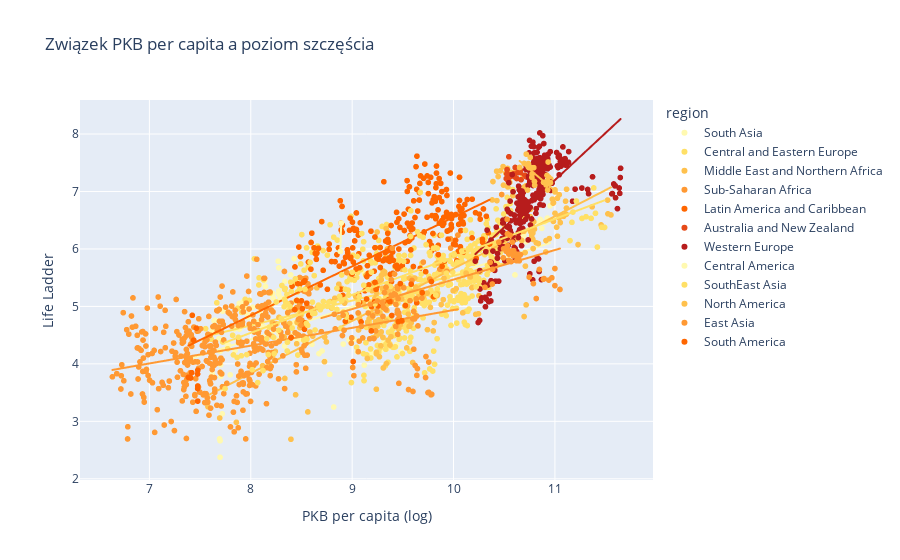

This figure's notebook cell:
### Markdown cell above
---

### Code cell
# scatter PKB a poziom szczescia
colors = [
    "#fff9b0",  
    "#ffe066",
    "#ffc14d",
    "#ff9933",
    "#ff6600",
    "#e64a19",
    "#b71c1c"
]

fig_gdp = px.scatter(
    df,
    x="gdp_per_capita",
    y="life_ladder",
    color="region",
    color_discrete_sequence=colors,
    hover_name="country",
    trendline="ols",
    title="Związek PKB per capita a poziom szczęścia",
    labels={"gdp_per_capita": "PKB per capita (log)", "life_ladder": "Life Ladder"}
)
fig_gdp.show()

### Figure 1 — Plotly figure (JSON) as saved in the notebook; plotly's stock layout.template omitted (floating-point values rounded to 4 significant figures; data arrays with more than 128 entries replaced by an {"elided": "..."} marker saying what was removed)
{"data": [{"hovertemplate": "<b>%{hovertext}</b><br><br>region=South Asia<br>PKB per capita (log)=%{x}<br>Life Ladder=%{y}<extra></extra>", "hovertext": ["Afghanistan", "Afghanistan", "Afghanistan", "Afghanistan", "Afghanistan", "Afghanistan", "Afghanistan", "Afghanistan", "Afghanistan", "Afghanistan", "Afghanistan", "Afghanistan", "Bangladesh", "Bangladesh", "Bangladesh", "Bangladesh", "Bangladesh", "Bangladesh", "Bangladesh", "Bangladesh", "Bangladesh", "Bangladesh", "Bangladesh", "Bangladesh", "Bangladesh", "Bangladesh", "Bangladesh", "Bhutan", "Bhutan", "Bhutan", "India", "India", "India", "India", "India", "India", "India", "India", "India", "India", "India", "India", "India", "India", "India", "Nepal", "Nepal", "Nepal", "Nepal", "Nepal", "Nepal", "Nepal", "Nepal", "Nepal", "Nepal", "Nepal", "Nepal", "Nepal", "Nepal", "Pakistan", "Pakistan", "Pakistan", "Pakistan", "Pakistan", "Pakistan", "Pakistan", "Pakistan", "Pakistan", "Pakistan", "Pakistan", "Pakistan", "Pakistan", "Pakistan", "Sri Lanka", "Sri Lanka", "Sri Lanka", "Sri Lanka", "Sri Lanka", "Sri Lanka", "Sri Lanka", "Sri Lanka", "Sri Lanka", "Sri Lanka", "Sri Lanka", "Sri Lanka", "Sri Lanka", "Taiwan Province of China", "Taiwan Province of China", "Taiwan Province of China", "Taiwan Province of China", "Taiwan Province of China", "Taiwan Province of China", "Taiwan Province of China", "Taiwan Province of China", "Taiwan Province of China", "Taiwan Province of China", "Taiwan Province of China", "Taiwan Province of China", "Taiwan Province of China"], "legendgroup": "South Asia", "marker": {"color": "#fff9b0", "symbol": "circle"}, "mode": "markers", "name": "South Asia", "showlegend": true, "type": "scattergl", "x": [7.37, 7.54, 7.647, 7.62, 7.705, 7.725, 7.718, 7.702, 7.697, 7.697, 7.692, 7.697, 7.783, 7.839, 7.886, 7.924, 7.967, 8.018, 8.07, 8.116, 8.164, 8.216, 8.274, 8.334, 8.399, 8.467, 8.472, 9.123, 9.167, 9.219, 8.145, 8.204, 8.22, 8.281, 8.349, 8.387, 8.428, 8.478, 8.538, 8.604, 8.673, 8.73, 8.779, 8.818, 8.703, 7.616, 7.638, 7.686, 7.723, 7.765, 7.797, 7.846, 7.889, 7.948, 7.976, 7.973, 8.039, 8.087, 8.136, 8.218, 8.277, 8.271, 8.277, 8.27, 8.276, 8.289, 8.311, 8.336, 8.361, 8.394, 8.428, 8.464, 8.453, 8.912, 8.97, 9.021, 9.049, 9.119, 9.193, 9.279, 9.305, 9.344, 9.383, 9.44, 9.462, 9.479, 10.61, 10.61, 10.69, 10.71, 10.72, 10.75, 10.8, 10.84, 10.86, 10.87, 10.9, 10.93, 10.95], "xaxis": "x", "y": [3.724, 4.402, 4.758, 3.832, 3.783, 3.572, 3.131, 3.983, 4.22, 2.662, 2.694, 2.375, 4.319, 4.607, 5.052, 5.083, 4.858, 4.986, 4.724, 4.66, 4.636, 4.633, 4.556, 4.31, 4.499, 5.114, 5.28, 5.569, 4.939, 5.082, 5.348, 5.027, 5.146, 4.522, 4.989, 4.635, 4.72, 4.428, 4.424, 4.342, 4.179, 4.046, 3.818, 3.249, 4.225, 4.567, 4.748, 4.441, 4.917, 4.35, 3.809, 4.233, 4.605, 4.975, 4.812, 5.1, 4.737, 4.91, 5.449, 5.225, 5.671, 4.414, 5.208, 5.786, 5.267, 5.132, 5.138, 5.436, 4.823, 5.549, 5.831, 5.472, 4.443, 4.345, 4.415, 4.431, 4.212, 3.977, 4.181, 4.225, 4.365, 4.268, 4.612, 4.331, 4.435, 4.213, 6.189, 5.548, 6.229, 6.309, 6.126, 6.34, 6.363, 6.45, 6.513, 6.359, 6.467, 6.537, 6.751], "yaxis": "y"}, {"hovertemplate": "<b>OLS trendline</b><br>life_ladder = 0.56782 * gdp_per_capita + -0.115103<br>R<sup>2</sup>=0.411837<br><br>region=South Asia<br>PKB per capita (log)=%{x}<br>Life Ladder=%{y} <b>(trend)</b><extra></extra>", "legendgroup": "South Asia", "marker": {"color": "#fff9b0", "symbol": "circle"}, "mode": "lines", "name": "South Asia", "showlegend": false, "type": "scattergl", "x": [7.37, 7.54, 7.616, 7.62, 7.638, 7.647, 7.686, 7.692, 7.697, 7.697, 7.697, 7.702, 7.705, 7.718, 7.723, 7.725, 7.765, 7.783, 7.797, 7.839, 7.846, 7.886, 7.889, 7.924, 7.948, 7.967, 7.973, 7.976, 8.018, 8.039, 8.07, 8.087, 8.116, 8.136, 8.145, 8.164, 8.204, 8.216, 8.218, 8.22, 8.27, 8.271, 8.274, 8.276, 8.277, 8.277, 8.281, 8.289, 8.311, 8.334, 8.336, 8.349, 8.361, 8.387, 8.394, 8.399, 8.428, 8.428, 8.453, 8.464, 8.467, 8.472, 8.478, 8.538, 8.604, 8.673, 8.703, 8.73, 8.779, 8.818, 8.912, 8.97, 9.021, 9.049, 9.119, 9.123, 9.167, 9.193, 9.219, 9.279, 9.305, 9.344, 9.383, 9.44, 9.462, 9.479, 10.61, 10.61, 10.69, 10.71, 10.72, 10.75, 10.8, 10.84, 10.86, 10.87, 10.9, 10.93, 10.95], "xaxis": "x", "y": [4.07, 4.166, 4.209, 4.212, 4.222, 4.227, 4.249, 4.253, 4.255, 4.255, 4.255, 4.258, 4.26, 4.267, 4.27, 4.271, 4.294, 4.304, 4.312, 4.336, 4.34, 4.363, 4.364, 4.384, 4.398, 4.409, 4.412, 4.414, 4.438, 4.45, 4.467, 4.477, 4.493, 4.505, 4.51, 4.521, 4.543, 4.55, 4.551, 4.552, 4.581, 4.581, 4.583, 4.584, 4.585, 4.585, 4.587, 4.592, 4.604, 4.617, 4.618, 4.626, 4.632, 4.647, 4.651, 4.654, 4.67, 4.67, 4.685, 4.691, 4.693, 4.695, 4.699, 4.733, 4.77, 4.81, 4.827, 4.842, 4.87, 4.892, 4.945, 4.978, 5.007, 5.023, 5.063, 5.065, 5.09, 5.105, 5.12, 5.154, 5.168, 5.191, 5.213, 5.245, 5.258, 5.267, 5.907, 5.911, 5.955, 5.963, 5.97, 5.989, 6.016, 6.041, 6.049, 6.058, 6.074, 6.089, 6.104], "yaxis": "y"}, {"hovertemplate": "<b>%{hovertext}</b><br><br>region=Central and Eastern Europe<br>PKB per capita (log)=%{x}<br>Life Ladder=%{y}<extra></extra>", "hovertext": {"elided": "395 str values"}, "legendgroup": "Central and Eastern Europe", "marker": {"color": "#ffe066", "symbol": "circle"}, "mode": "markers", "name": "Central and Eastern Europe", "showlegend": true, "type": "scattergl", "x": {"elided": "395 float values"}, "xaxis": "x", "y": {"elided": "395 float values"}, "yaxis": "y"}, {"hovertemplate": "<b>OLS trendline</b><br>life_ladder = 0.431805 * gdp_per_capita + 1.21511<br>R<sup>2</sup>=0.188225<br><br>region=Central and Eastern Europe<br>PKB per capita (log)=%{x}<br>Life Ladder=%{y} <b>(trend)</b><extra></extra>", "legendgroup": "Central and Eastern Europe", "marker": {"color": "#ffe066", "symbol": "circle"}, "mode": "lines", "name": "Central and Eastern Europe", "showlegend": false, "type": "scattergl", "x": {"elided": "395 float values"}, "xaxis": "x", "y": {"elided": "395 float values"}, "yaxis": "y"}, {"hovertemplate": "<b>%{hovertext}</b><br><br>region=Middle East and Northern Africa<br>PKB per capita (log)=%{x}<br>Life Ladder=%{y}<extra></extra>", "hovertext": {"elided": "224 str values"}, "legendgroup": "Middle East and Northern Africa", "marker": {"color": "#ffc14d", "symbol": "circle"}, "mode": "markers", "name": "Middle East and Northern Africa", "showlegend": true, "type": "scattergl", "x": {"elided": "224 float values"}, "xaxis": "x", "y": {"elided": "224 float values"}, "yaxis": "y"}, {"hovertemplate": "<b>OLS trendline</b><br>life_ladder = 0.910869 * gdp_per_capita + -3.45053<br>R<sup>2</sup>=0.673178<br><br>region=Middle East and Northern Africa<br>PKB per capita (log)=%{x}<br>Life Ladder=%{y} <b>(trend)</b><extra></extra>", "legendgroup": "Middle East and Northern Africa", "marker": {"color": "#ffc14d", "symbol": "circle"}, "mode": "lines", "name": "Middle East and Northern Africa", "showlegend": false, "type": "scattergl", "x": {"elided": "224 float values"}, "xaxis": "x", "y": {"elided": "224 float values"}, "yaxis": "y"}, {"hovertemplate": "<b>%{hovertext}</b><br><br>region=Sub-Saharan Africa<br>PKB per capita (log)=%{x}<br>Life Ladder=%{y}<extra></extra>", "hovertext": {"elided": "427 str values"}, "legendgroup": "Sub-Saharan Africa", "marker": {"color": "#ff9933", "symbol": "circle"}, "mode": "markers", "name": "Sub-Saharan Africa", "showlegend": true, "type": "scattergl", "x": {"elided": "427 float values"}, "xaxis": "x", "y": {"elided": "427 float values"}, "yaxis": "y"}, {"hovertemplate": "<b>OLS trendline</b><br>life_ladder = 0.309833 * gdp_per_capita + 1.83843<br>R<sup>2</sup>=0.137624<br><br>region=Sub-Saharan Africa<br>PKB per capita (log)=%{x}<br>Life Ladder=%{y} <b>(trend)</b><extra></extra>", "legendgroup": "Sub-Saharan Africa", "marker": {"color": "#ff9933", "symbol": "circle"}, "mode": "lines", "name": "Sub-Saharan Africa", "showlegend": false, "type": "scattergl", "x": {"elided": "427 float values"}, "xaxis": "x", "y": {"elided": "427 float values"}, "yaxis": "y"}, {"hovertemplate": "<b>%{hovertext}</b><br><br>region=Latin America and Caribbean<br>PKB per capita (log)=%{x}<br>Life Ladder=%{y}<extra></extra>", "hovertext": {"elided": "286 str values"}, "legendgroup": "Latin America and Caribbean", "marker": {"color": "#ff6600", "symbol": "circle"}, "mode": "markers", "name": "Latin America and Caribbean", "showlegend": true, "type": "scattergl", "x": {"elided": "286 float values"}, "xaxis": "x", "y": {"elided": "286 float values"}, "yaxis": "y"}, {"hovertemplate": "<b>OLS trendline</b><br>life_ladder = 0.854814 * gdp_per_capita + -1.99614<br>R<sup>2</sup>=0.467694<br><br>region=Latin America and Caribbean<br>PKB per capita (log)=%{x}<br>Life Ladder=%{y} <b>(trend)</b><extra></extra>", "legendgroup": "Latin America and Caribbean", "marker": {"color": "#ff6600", "symbol": "circle"}, "mode": "lines", "name": "Latin America and Caribbean", "showlegend": false, "type": "scattergl", "x": {"elided": "286 float values"}, "xaxis": "x", "y": {"elided": "286 float values"}, "yaxis": "y"}, {"hovertemplate": "<b>%{hovertext}</b><br><br>region=Australia and New Zealand<br>PKB per capita (log)=%{x}<br>Life Ladder=%{y}<extra></extra>", "hovertext": ["Australia", "Australia", "Australia", "Australia", "Australia", "Australia", "Australia", "Australia", "Australia", "Australia", "Australia", "Australia", "Australia", "Australia", "New Zealand", "New Zealand", "New Zealand", "New Zealand", "New Zealand", "New Zealand", "New Zealand", "New Zealand", "New Zealand", "New Zealand", "New Zealand", "New Zealand", "New Zealand", "New Zealand"], "legendgroup": "Australia and New Zealand", "marker": {"color": "#e64a19", "symbol": "circle"}, "mode": "markers", "name": "Australia and New Zealand", "showlegend": true, "type": "scattergl", "x": [10.66, 10.7, 10.72, 10.72, 10.73, 10.75, 10.76, 10.77, 10.78, 10.79, 10.8, 10.81, 10.81, 10.76, 10.53, 10.55, 10.53, 10.52, 10.54, 10.55, 10.57, 10.59, 10.61, 10.62, 10.63, 10.66, 10.67, 10.6], "xaxis": "x", "y": [7.341, 7.285, 7.254, 7.45, 7.406, 7.196, 7.364, 7.289, 7.309, 7.25, 7.257, 7.177, 7.234, 7.137, 7.305, 7.604, 7.381, 7.224, 7.191, 7.25, 7.28, 7.306, 7.418, 7.226, 7.327, 7.37, 7.205, 7.257], "yaxis": "y"}, {"hovertemplate": "<b>OLS trendline</b><br>life_ladder = -0.238417 * gdp_per_capita + 9.83991<br>R<sup>2</sup>=0.058709<br><br>region=Australia and New Zealand<br>PKB per capita (log)=%{x}<br>Life Ladder=%{y} <b>(trend)</b><extra></extra>", "legendgroup": "Australia and New Zealand", "marker": {"color": "#e64a19", "symbol": "circle"}, "mode": "lines", "name": "Australia and New Zealand", "showlegend": false, "type": "scattergl", "x": [10.52, 10.53, 10.53, 10.54, 10.55, 10.55, 10.57, 10.59, 10.6, 10.61, 10.62, 10.63, 10.66, 10.66, 10.67, 10.7, 10.72, 10.72, 10.73, 10.75, 10.76, 10.76, 10.77, 10.78, 10.79, 10.8, 10.81, 10.81], "xaxis": "x", "y": [7.332, 7.33, 7.33, 7.328, 7.326, 7.324, 7.32, 7.315, 7.313, 7.311, 7.307, 7.305, 7.299, 7.298, 7.297, 7.288, 7.284, 7.284, 7.281, 7.276, 7.275, 7.274, 7.272, 7.27, 7.267, 7.265, 7.262, 7.261], "yaxis": "y"}, {"hovertemplate": "<b>%{hovertext}</b><br><br>region=Western Europe<br>PKB per capita (log)=%{x}<br>Life Ladder=%{y}<extra></extra>", "hovertext": {"elided": "271 str values"}, "legendgroup": "Western Europe", "marker": {"color": "#b71c1c", "symbol": "circle"}, "mode": "markers", "name": "Western Europe", "showlegend": true, "type": "scattergl", "x": {"elided": "271 float values"}, "xaxis": "x", "y": {"elided": "271 float values"}, "yaxis": "y"}, {"hovertemplate": "<b>OLS trendline</b><br>life_ladder = 1.64144 * gdp_per_capita + -10.858<br>R<sup>2</sup>=0.401125<br><br>region=Western Europe<br>PKB per capita (log)=%{x}<br>Life Ladder=%{y} <b>(trend)</b><extra></extra>", "legendgroup": "Western Europe", "marker": {"color": "#b71c1c", "symbol": "circle"}, "mode": "lines", "name": "Western Europe", "showlegend": false, "type": "scattergl", "x": {"elided": "271 float values"}, "xaxis": "x", "y": {"elided": "271 float values"}, "yaxis": "y"}, {"hovertemplate": "<b>%{hovertext}</b><br><br>region=Central America<br>PKB per capita (log)=%{x}<br>Life Ladder=%{y}<extra></extra>", "hovertext": ["Belize", "Belize"], "legendgroup": "Central America", "marker": {"color": "#fff9b0", "symbol": "circle"}, "mode": "markers", "name": "Central America", "showlegend": true, "type": "scattergl", "x": [8.892, 8.883], "xaxis": "x", "y": [6.451, 5.956], "yaxis": "y"}, {"hovertemplate": "<b>OLS trendline</b><br>life_ladder = 55 * gdp_per_capita + -482.609<br>R<sup>2</sup>=1.000000<br><br>region=Central America<br>PKB per capita (log)=%{x}<br>Life Ladder=%{y} <b>(trend)</b><extra></extra>", "legendgroup": "Central America", "marker": {"color": "#fff9b0", "symbol": "circle"}, "mode": "lines", "name": "Central America", "showlegend": false, "type": "scattergl", "x": [8.883, 8.892], "xaxis": "x", "y": [5.956, 6.451], "yaxis": "y"}, {"hovertemplate": "<b>%{hovertext}</b><br><br>region=SouthEast Asia<br>PKB per capita (log)=%{x}<br>Life Ladder=%{y}<extra></extra>", "hovertext": ["Cambodia", "Cambodia", "Cambodia", "Cambodia", "Cambodia", "Cambodia", "Cambodia", "Cambodia", "Cambodia", "Cambodia", "Cambodia", "Cambodia", "Cambodia", "Cambodia", "Cambodia", "Indonesia", "Indonesia", "Indonesia", "Indonesia", "Indonesia", "Indonesia", "Indonesia", "Indonesia", "Indonesia", "Indonesia", "Indonesia", "Indonesia", "Indonesia", "Indonesia", "Laos", "Laos", "Laos", "Laos", "Laos", "Laos", "Laos", "Laos", "Laos", "Malaysia", "Malaysia", "Malaysia", "Malaysia", "Malaysia", "Malaysia", "Malaysia", "Malaysia", "Malaysia", "Malaysia", "Malaysia", "Malaysia", "Maldives", "Myanmar", "Myanmar", "Myanmar", "Myanmar", "Myanmar", "Myanmar", "Myanmar", "Myanmar", "Myanmar", "Philippines", "Philippines", "Philippines", "Philippines", "Philippines", "Philippines", "Philippines", "Philippines", "Philippines", "Philippines", "Philippines", "Philippines", "Philippines", "Philippines", "Philippines", "Singapore", "Singapore", "Singapore", "Singapore", "Singapore", "Singapore", "Singapore", "Singapore", "Singapore", "Singapore", "Singapore", "Singapore", "Singapore", "Thailand", "Thailand", "Thailand", "Thailand", "Thailand", "Thailand", "Thailand", "Thailand", "Thailand", "Thailand", "Thailand", "Thailand", "Thailand", "Thailand", "Thailand", "Vietnam", "Vietnam", "Vietnam", "Vietnam", "Vietnam", "Vietnam", "Vietnam", "Vietnam", "Vietnam", "Vietnam", "Vietnam", "Vietnam", "Vietnam", "Vietnam"], "legendgroup": "SouthEast Asia", "marker": {"color": "#ffe066", "symbol": "circle"}, "mode": "markers", "name": "SouthEast Asia", "showlegend": true, "type": "scattergl", "x": [7.746, 7.829, 7.879, 7.865, 7.907, 7.96, 8.014, 8.068, 8.121, 8.173, 8.225, 8.276, 8.333, 8.387, 8.362, 8.85, 8.898, 8.943, 8.975, 9.022, 9.069, 9.114, 9.155, 9.19, 9.225, 9.262, 9.3, 9.339, 9.377, 8.251, 8.307, 8.366, 8.548, 8.611, 8.89, 8.935, 8.965, 8.96, 9.839, 9.881, 9.909, 9.875, 9.93, 9.966, 10.01, 10.04, 10.08, 10.12, 10.22, 10.25, 9.826, 8.158, 8.23, 8.299, 8.359, 8.408, 8.464, 8.523, 8.545, 8.554, 8.562, 8.608, 8.634, 8.632, 8.686, 8.707, 8.756, 8.805, 8.85, 8.896, 8.95, 9.002, 9.05, 9.095, 9.061, 11.17, 11.21, 11.18, 11.15, 11.27, 11.31, 11.36, 11.38, 11.4, 11.42, 11.46, 11.49, 11.49, 9.461, 9.508, 9.52, 9.508, 9.576, 9.579, 9.645, 9.667, 9.672, 9.699, 9.729, 9.765, 9.803, 9.824, 9.769, 8.335, 8.394, 8.44, 8.483, 8.535, 8.585, 8.626, 8.668, 8.716, 8.77, 8.82, 8.876, 8.934, 8.992], "xaxis": "x", "y": [3.569, 4.156, 4.462, 4.111, 4.141, 4.161, 3.899, 3.674, 3.883, 4.162, 4.461, 4.586, 5.122, 4.998, 4.377, 4.947, 5.101, 4.815, 5.472, 5.457, 5.173, 5.368, 5.292, 5.597, 5.043, 5.136, 5.098, 5.34, 5.347, 5.076, 5.364, 5.044, 4.704, 4.876, 4.623, 4.859, 5.197, 5.284, 6.012, 6.239, 5.807, 5.385, 5.58, 5.786, 5.914, 5.77, 5.963, 6.322, 5.339, 5.428, 5.198, 4.439, 4.176, 4.786, 4.224, 4.623, 4.154, 4.411, 4.434, 4.431, 4.67, 5.074, 4.589, 4.88, 4.942, 4.994, 5.002, 4.977, 5.313, 5.547, 5.431, 5.594, 5.869, 6.268, 5.08, 6.463, 6.834, 6.642, 6.145, 6.531, 6.561, 6.533, 7.062, 6.62, 6.033, 6.378, 6.375, 6.378, 5.885, 5.784, 5.636, 5.476, 6.217, 6.664, 6.3, 6.231, 6.985, 6.202, 6.074, 5.939, 6.012, 6.022, 5.885, 5.294, 5.422, 5.48, 5.304, 5.296, 5.767, 5.535, 5.023, 5.085, 5.076, 5.062, 5.175, 5.296, 5.467], "yaxis": "y"}, {"hovertemplate": "<b>OLS trendline</b><br>life_ladder = 0.660952 * gdp_per_capita + -0.747859<br>R<sup>2</sup>=0.699291<br><br>region=SouthEast Asia<br>PKB per capita (log)=%{x}<br>Life Ladder=%{y} <b>(trend)</b><extra></extra>", "legendgroup": "SouthEast Asia", "marker": {"color": "#ffe066", "symbol": "circle"}, "mode": "lines", "name": "SouthEast Asia", "showlegend": false, "type": "scattergl", "x": [7.746, 7.829, 7.865, 7.879, 7.907, 7.96, 8.014, 8.068, 8.121, 8.158, 8.173, 8.225, 8.23, 8.251, 8.276, 8.299, 8.307, 8.333, 8.335, 8.359, 8.362, 8.366, 8.387, 8.394, 8.408, 8.44, 8.464, 8.483, 8.523, 8.535, 8.545, 8.548, 8.554, 8.562, 8.585, 8.608, 8.611, 8.626, 8.632, 8.634, 8.668, 8.686, 8.707, 8.716, 8.756, 8.77, 8.805, 8.82, 8.85, 8.85, 8.876, 8.89, 8.896, 8.898, 8.934, 8.935, 8.943, 8.95, 8.96, 8.965, 8.975, 8.992, 9.002, 9.022, 9.05, 9.061, 9.069, 9.095, 9.114, 9.155, 9.19, 9.225, 9.262, 9.3, 9.339, 9.377, 9.461, 9.508, 9.508, 9.52, 9.576, 9.579, 9.645, 9.667, 9.672, 9.699, 9.729, 9.765, 9.769, 9.803, 9.824, 9.826, 9.839, 9.875, 9.881, 9.909, 9.93, 9.966, 10.01, 10.04, 10.08, 10.12, 10.22, 10.25, 11.15, 11.17, 11.18, 11.21, 11.27, 11.31, 11.36, 11.38, 11.4, 11.42, 11.46, 11.49, 11.49], "xaxis": "x", "y": [4.372, 4.427, 4.451, 4.46, 4.478, 4.513, 4.549, 4.585, 4.62, 4.644, 4.654, 4.688, 4.692, 4.706, 4.722, 4.737, 4.743, 4.76, 4.761, 4.777, 4.779, 4.782, 4.796, 4.8, 4.809, 4.831, 4.846, 4.859, 4.885, 4.893, 4.9, 4.902, 4.906, 4.911, 4.926, 4.942, 4.944, 4.954, 4.957, 4.959, 4.981, 4.993, 5.007, 5.013, 5.039, 5.049, 5.072, 5.082, 5.102, 5.102, 5.119, 5.128, 5.132, 5.133, 5.157, 5.158, 5.163, 5.168, 5.174, 5.178, 5.184, 5.195, 5.202, 5.215, 5.234, 5.241, 5.246, 5.263, 5.276, 5.303, 5.326, 5.349, 5.374, 5.399, 5.425, 5.45, 5.505, 5.536, 5.536, 5.544, 5.581, 5.583, 5.627, 5.642, 5.645, 5.663, 5.683, 5.706, 5.709, 5.731, 5.745, 5.747, 5.755, 5.779, 5.783, 5.802, 5.815, 5.839, 5.865, 5.886, 5.916, 5.94, 6.009, 6.028, 6.621, 6.634, 6.64, 6.663, 6.699, 6.726, 6.759, 6.776, 6.787, 6.8, 6.827, 6.844, 6.846], "yaxis": "y"}, {"hovertemplate": "<b>%{hovertext}</b><br><br>region=North America<br>PKB per capita (log)=%{x}<br>Life Ladder=%{y}<extra></extra>", "hovertext": ["Canada", "Canada", "Canada", "Canada", "Canada", "Canada", "Canada", "Canada", "Canada", "Canada", "Canada", "Canada", "Canada", "Canada", "Canada", "United States", "United States", "United States", "United States", "United States", "United States", "United States", "United States", "United States", "United States", "United States", "United States", "United States", "United States", "United States"], "legendgroup": "North America", "marker": {"color": "#ffc14d", "symbol": "circle"}, "mode": "markers", "name": "North America", "showlegend": true, "type": "scattergl", "x": [10.65, 10.74, 10.74, 10.7, 10.72, 10.74, 10.74, 10.76, 10.78, 10.77, 10.77, 10.79, 10.8, 10.8, 10.73, 10.92, 10.93, 10.92, 10.89, 10.9, 10.91, 10.93, 10.94, 10.96, 10.98, 10.99, 11.0, 11.03, 11.04, 11.0], "xaxis": "x", "y": [7.418, 7.482, 7.486, 7.488, 7.65, 7.426, 7.415, 7.594, 7.304, 7.413, 7.245, 7.415, 7.175, 7.109, 7.025, 7.182, 7.513, 7.28, 7.158, 7.164, 7.115, 7.026, 7.249, 7.151, 6.864, 6.804, 6.992, 6.883, 6.944, 7.028], "yaxis": "y"}, {"hovertemplate": "<b>OLS trendline</b><br>life_ladder = -1.49069 * gdp_per_capita + 23.4104<br>R<sup>2</sup>=0.552641<br><br>region=North America<br>PKB per capita (log)=%{x}<br>Life Ladder=%{y} <b>(trend)</b><extra></extra>", "legendgroup": "North America", "marker": {"color": "#ffc14d", "symbol": "circle"}, "mode": "lines", "name": "North America", "showlegend": false, "type": "scattergl", "x": [10.65, 10.7, 10.72, 10.73, 10.74, 10.74, 10.74, 10.74, 10.76, 10.77, 10.77, 10.78, 10.79, 10.8, 10.8, 10.89, 10.9, 10.91, 10.92, 10.92, 10.93, 10.93, 10.94, 10.96, 10.98, 10.99, 11.0, 11.0, 11.03, 11.04], "xaxis": "x", "y": [7.532, 7.465, 7.435, 7.415, 7.403, 7.403, 7.402, 7.395, 7.375, 7.351, 7.35, 7.348, 7.323, 7.314, 7.311, 7.18, 7.155, 7.143, 7.129, 7.126, 7.12, 7.113, 7.104, 7.078, 7.047, 7.034, 7.011, 7.011, 6.976, 6.949], "yaxis": "y"}, {"hovertemplate": "<b>%{hovertext}</b><br><br>region=East Asia<br>PKB per capita (log)=%{x}<br>Life Ladder=%{y}<extra></extra>", "hovertext": ["China", "China", "China", "China", "China", "China", "China", "China", "China", "China", "China", "China", "China", "China", "China", "Hong Kong S.A.R. of China", "Hong Kong S.A.R. of China", "Hong Kong S.A.R. of China", "Hong Kong S.A.R. of China", "Hong Kong S.A.R. of China", "Hong Kong S.A.R. of China", "Hong Kong S.A.R. of China", "Hong Kong S.A.R. of China", "Hong Kong S.A.R. of China", "Hong Kong S.A.R. of China", "Hong Kong S.A.R. of China", "Japan", "Japan", "Japan", "Japan", "Japan", "Japan", "Japan", "Japan", "Japan", "Japan", "Japan", "Japan", "Japan", "Japan", "Japan", "Mongolia", "Mongolia", "Mongolia", "Mongolia", "Mongolia", "Mongolia", "Mongolia", "Mongolia", "Mongolia", "Mongolia", "Mongolia", "Mongolia", "Mongolia", "South Korea", "South Korea", "South Korea", "South Korea", "South Korea", "South Korea", "South Korea", "South Korea", "South Korea", "South Korea", "South Korea", "South Korea", "South Korea", "South Korea", "South Korea"], "legendgroup": "East Asia", "marker": {"color": "#ff9933", "symbol": "circle"}, "mode": "markers", "name": "East Asia", "showlegend": true, "type": "scattergl", "x": [8.696, 8.824, 8.911, 8.996, 9.092, 9.179, 9.249, 9.319, 9.386, 9.449, 9.51, 9.571, 9.632, 9.688, 9.702, 10.75, 10.82, 10.79, 10.85, 10.89, 10.89, 10.94, 10.97, 11.0, 11.0, 11.05, 10.53, 10.56, 10.55, 10.49, 10.53, 10.53, 10.55, 10.57, 10.57, 10.59, 10.6, 10.62, 10.62, 10.63, 10.58, 8.833, 8.904, 8.92, 9.061, 9.158, 9.248, 9.304, 9.308, 9.3, 9.334, 9.386, 9.418, 9.396, 10.31, 10.36, 10.38, 10.39, 10.45, 10.47, 10.49, 10.52, 10.55, 10.57, 10.59, 10.62, 10.64, 10.66, 10.65], "xaxis": "x", "y": [4.56, 4.863, 4.846, 4.454, 4.653, 5.037, 5.095, 5.241, 5.196, 5.304, 5.325, 5.099, 5.131, 5.144, 5.771, 5.511, 5.137, 5.397, 5.643, 5.474, 5.484, 5.458, 5.498, 5.362, 5.659, 5.295, 6.516, 6.238, 5.911, 5.845, 6.057, 6.263, 5.968, 5.959, 5.923, 5.88, 5.955, 5.911, 5.794, 5.908, 6.118, 4.609, 4.493, 4.586, 5.031, 4.885, 4.913, 4.825, 4.983, 5.057, 5.334, 5.465, 5.563, 6.011, 5.332, 5.767, 5.39, 5.648, 6.116, 6.947, 6.003, 5.959, 5.801, 5.78, 5.971, 5.874, 5.84, 5.903, 5.793], "yaxis": "y"}, {"hovertemplate": "<b>OLS trendline</b><br>life_ladder = 0.513705 * gdp_per_capita + 0.330379<br>R<sup>2</sup>=0.519511<br><br>region=East Asia<br>PKB per capita (log)=%{x}<br>Life Ladder=%{y} <b>(trend)</b><extra></extra>", "legendgroup": "East Asia", "marker": {"color": "#ff9933", "symbol": "circle"}, "mode": "lines", "name": "East Asia", "showlegend": false, "type": "scattergl", "x": [8.696, 8.824, 8.833, 8.904, 8.911, 8.92, 8.996, 9.061, 9.092, 9.158, 9.179, 9.248, 9.249, 9.3, 9.304, 9.308, 9.319, 9.334, 9.386, 9.386, 9.396, 9.418, 9.449, 9.51, 9.571, 9.632, 9.688, 9.702, 10.31, 10.36, 10.38, 10.39, 10.45, 10.47, 10.49, 10.49, 10.52, 10.53, 10.53, 10.53, 10.55, 10.55, 10.55, 10.56, 10.57, 10.57, 10.57, 10.58, 10.59, 10.59, 10.6, 10.62, 10.62, 10.62, 10.63, 10.64, 10.65, 10.66, 10.75, 10.79, 10.82, 10.85, 10.89, 10.89, 10.94, 10.97, 11.0, 11.0, 11.05], "xaxis": "x", "y": [4.798, 4.863, 4.868, 4.904, 4.908, 4.913, 4.952, 4.985, 5.001, 5.035, 5.046, 5.081, 5.082, 5.108, 5.11, 5.112, 5.118, 5.125, 5.152, 5.152, 5.157, 5.168, 5.184, 5.216, 5.247, 5.278, 5.307, 5.314, 5.627, 5.653, 5.664, 5.666, 5.697, 5.711, 5.72, 5.721, 5.735, 5.739, 5.741, 5.741, 5.748, 5.748, 5.749, 5.754, 5.759, 5.76, 5.763, 5.765, 5.769, 5.772, 5.773, 5.785, 5.786, 5.787, 5.792, 5.798, 5.8, 5.807, 5.851, 5.872, 5.887, 5.903, 5.923, 5.926, 5.95, 5.966, 5.981, 5.981, 6.007], "yaxis": "y"}, {"hovertemplate": "<b>%{hovertext}</b><br><br>region=South America<br>PKB per capita (log)=%{x}<br>Life Ladder=%{y}<extra></extra>", "hovertext": ["Guyana"], "legendgroup": "South America", "marker": {"color": "#ff6600", "symbol": "circle"}, "mode": "markers", "name": "South America", "showlegend": true, "type": "scattergl", "x": [8.773], "xaxis": "x", "y": [5.993], "yaxis": "y"}, {"hovertemplate": "region=South America<extra></extra>", "legendgroup": "South America", "marker": {"color": "#ff6600", "symbol": "circle"}, "mode": "lines", "name": "South America", "showlegend": false, "type": "scattergl", "xaxis": "x", "yaxis": "y"}], "layout": {"legend": {"title": {"text": "region"}, "tracegroupgap": 0}, "title": {"text": "Związek PKB per capita a poziom szczęścia"}, "xaxis": {"anchor": "y", "domain": [0, 1], "title": {"text": "PKB per capita (log)"}}, "yaxis": {"anchor": "x", "domain": [0, 1], "title": {"text": "Life Ladder"}}}}
